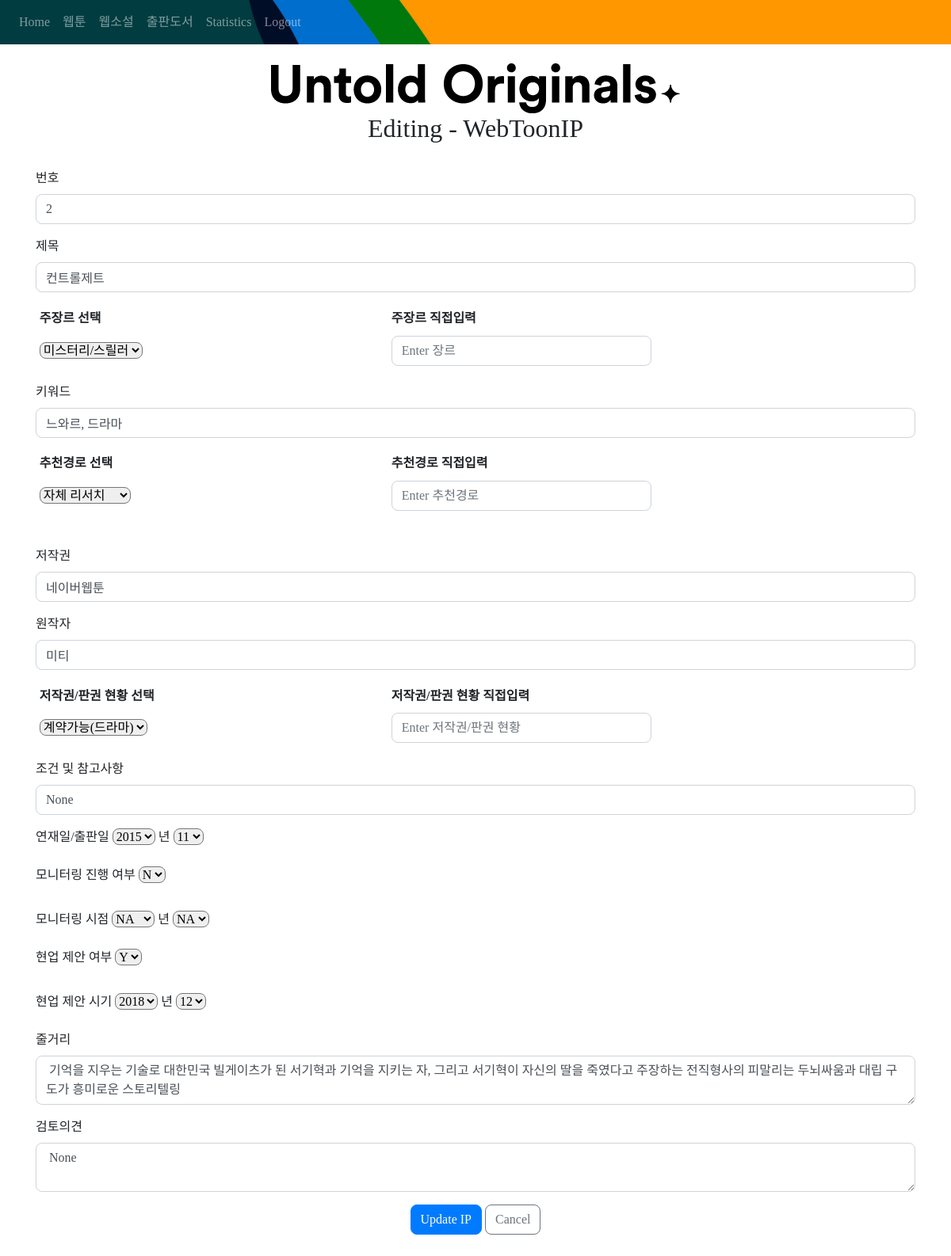
/update/WebToonIP/2 (signed in), run on the app's committed database.
### website/models.py (models this page shows)
class WebToonIP(db.Model):
    id = db.Column(db.Integer, primary_key=True)
    num = db.Column(db.String(10))
    title = db.Column(db.String(50))
    genre = db.Column(db.String(30))
    keyword = db.Column(db.String(100))
    ref_path = db.Column(db.String(200))
    copyright = db.Column(db.String(100))
    writer = db.Column(db.String(50))
    copyright_status = db.Column(db.String(50))
    condition = db.Column(db.String(50))
    date_pub = db.Column(db.String(10))
    monitored = db.Column(db.String(5))
    date_monitor = db.Column(db.String(10))
    suggested = db.Column(db.String(5))
    date_suggested = db.Column(db.String(10))
    story = db.Column(db.String(10000))
    feedback = db.Column(db.String(5000))
    date = db.Column(db.String(100))
    user_id = db.Column(db.Integer, db.ForeignKey('user.id'))

### website/views.py (the view, shortened to what this page needs)
@views.route('/update/WebToonIP/<int:id>', methods=['GET', 'POST'])
@login_required
def update_webtoon(id):
    this_year = datetime.datetime.now().year
    ip_to_update = WebToonIP.query.get_or_404(id)
    all_genre = db.session.query(WebToonIP.genre).distinct()
    all_ref_path = db.session.query(WebToonIP.ref_path).distinct()
    all_copyright_status = db.session.query(WebToonIP.copyright_status).distinct()
    return render_template("update.html", user=current_user, ip_to_update = ip_to_update, all_genre = all_genre, all_ref_path = all_ref_path, all_copyright_status = all_copyright_status, this_year=this_year)

### website/__init__.py (called while the page is built)
def create_app():
    app = Flask(__name__)
    app.config['SECRET_KEY'] = 'hjshjhdjah kjshkjdhjs'
    app.config['SQLALCHEMY_DATABASE_URI'] = f'sqlite:///{DB_NAME}'
    db.init_app(app)
    charts = GoogleCharts(app)
    from .views import views
    from .auth import auth
    app.register_blueprint(views, url_prefix='/')
    app.register_blueprint(auth, url_prefix='/')
    from .models import User, WebToonIP
    create_database(app)
    login_manager = LoginManager()
    login_manager.login_view = 'auth.login'
    login_manager.init_app(app)
    @login_manager.user_loader
    def load_user(id):
        return User.query.get(int(id))
    return app

### website/templates/update.html (shortened to what this page needs)
{% extends "base.html" %} {% block title %}Update IP{% endblock %} {% block content
%}<br/>
<div style="text-align: center;">
    <img src="../../static/images/Slogan_2_Black.png" style = "max-width: 100%" alt="Slogan_black">
</div>
<h2>Editing - {{ip_to_update.__class__.__name__}}</h2>
<br/>
<form method="POST">
  <div class="form-group">
    <label for="num">번호</label>
    <input
      type="num"
      class="form-control form-rounded"
      id="num"
      name="num"
      placeholder="Enter num"
      value = "{{ip_to_update.num}}"
    />
  </div>
  <div class="form-group">
    <label for="title">제목</label>
    <input
      type="title"
      class="form-control form-rounded"
      id="title"
      name="title"
      placeholder="Enter 제목"
     value = "{{ip_to_update.title}}"
    />
  </div>
    <table class="table table-sm table-borderless" style = "text-align: left;"  >
  <thead>
    <tr>
        <th scope="col" class = "align-middle">주장르 선택 </th>
        <th scope="col" class = "align-middle">주장르 직접입력</th>
    </tr>
  </thead>
  <tbody>
    <tr>
    <td class = "align-middle" style="width: 40%;">
      <select class="form-select form-rounded"
          id="genre"
          name="genre"
          >
        <option selected value="{{ip_to_update.genre}}">{{ip_to_update.genre}}</option>
  </select>
    </td>
    <td class = "align-middle" >
    <input style="width: 50%;"
      type="text"
      class="form-control form-rounded"
      id="genre_added"
      name="genre_added"
      placeholder="Enter 장르"
    />
    </td>
  </tr>
        </tbody>
    </table>
  <div class="form-group">
    <label for="keyword">키워드</label>
    <input
      type="text"
      class="form-control form-rounded"
      id="keyword"
      name="keyword"
      placeholder="Enter 키워드"
      value = "{{ip_to_update.keyword}}"
    />
  </div>
   <table class="table table-sm table-borderless" style = "text-align: left;"  >
  <thead>
    <tr>
        <th scope="col" class = "align-middle">추천경로 선택 </th>
        <th scope="col" class = "align-middle">추천경로 직접입력</th>
    </tr>
  </thead>
  <tbody>
    <tr>
    <td class = "align-middle" style="width: 40%;">
      <select class="form-select form-rounded"
          id="ref_path"
          name="ref_path"
          >
        <option selected value="{{ip_to_update.ref_path}}">{{ip_to_update.ref_path}}</option>
  </select>
    </td>
    <td class = "align-middle" >
    <input style="width: 50%;"
      type="text"
      class="form-control form-rounded"
      id="ref_path_added"
      name="ref_path_added"
      placeholder="Enter 추천경로"
    />
    </td>
  </tr>
        </tbody>
    </table><br/>
  <div class="form-group">
    <label for="copyright">저작권</label>
    <input
      type="copyright"
      class="form-control form-rounded"
      id="copyright"
      name="copyright"
      placeholder="Enter 저작권사"
     value = "{{ip_to_update.copyright}}"
    />
  </div>
  <div class="form-group">
    <label for="writer">원작자</label>
    <input
      type="writer"
      class="form-control form-rounded"
      id="writer"
      name="writer"
      placeholder="Enter 원작자"
     value = "{{ip_to_update.writer}}"
    />
  </div>
    <table class="table table-sm table-borderless" style = "text-align: left;"  >
  <thead>
    <tr>
        <th scope="col" class = "align-middle">저작권/판권 현황 선택 </th>
        <th scope="col" class = "align-middle">저작권/판권 현황 직접입력</th>
    </tr>
  </thead>
  <tbody>
    <tr>
    <td class = "align-middle" style="width: 40%;">
      <select class="form-select form-rounded"
          id="copyright_status"
          name="copyright_status"
          >
        <option selected value="{{ip_to_update.copyright_status}}">{{ip_to_update.copyright_status}}</option>
  </select>
    </td>
    <td class = "align-middle" >
    <input style="width: 50%;"
      type="text"
      class="form-control form-rounded"
      id="copyright_status_added"
      name="copyright_status_added"
      placeholder="Enter 저작권/판권 현황"
    />
    </td>
  </tr>
        </tbody>
    </table>
    <div class="form-group">
    <label for="condition">조건 및 참고사항</label>
    <input
      type="condition"
      class="form-control form-rounded"
      id="condition"
      name="condition"
      placeholder="Enter 조건 및 참고사항"
      value = "{{ip_to_update.condition}}"
    />
  </div>
  <div class="form-group">
    <label for="date_pub">연재일/출판일</label>
    <select class="form-select form-rounded"
          id="dp_year"
          name="dp_year"
          >
    <option selected>{{ip_to_update.date_pub.split('.')[0]}}</option>
  </select>
      <a>년</a>
      <select class="form-select form-rounded"
          id="dp_month"
          name="dp_month"
          >
    <option selected>{{ip_to_update.date_pub.split('.')[-1]}}</option>
  </select>
  </div>
   <div class="form-floating">
        <label for="floatingSelect">모니터링 진행 여부</label>
        <select class="form-select form-rounded"
          id="monitored"
          name="monitored"
          >
    <option selected>{{ip_to_update.monitored}}</option>
  </select>
</div><br/>
      <div class="form-group">
    <label for="date_monitor">모니터링 시점</label>
      <select class="form-select form-rounded"
          id="dm_year"
          name="dm_year"
          >
    <option selected>{{ip_to_update.date_monitor.split('.')[0]}}</option>
  </select>
      <a>년</a>
      <select class="form-select form-rounded"
          id="dm_month"
          name="dm_month"
          >
    <option selected>{{ip_to_update.date_monitor.split('.')[-1]}}</option>
  </select>
  </div>
    <div class="form-floating">
        <label for="floatingSelect">현업 제안 여부</label>
        <select class="form-select form-rounded"
          id="suggested"
          name="suggested"
          >
    <option selected>{{ip_to_update.suggested}}</option>
  </select>
</div><br/>
<div class="form-group">
    <label for="date_suggested">현업 제안 시기</label>
    <select class="form-select form-rounded"
          id="dsg_year"
          name="dsg_year"
          >
    <option selected>{{ip_to_update.date_suggested.split('.')[0]}}</option>
  </select>
      <a>년</a>
      <select class="form-select form-rounded"
          id="dsg_month"
          name="dsg_month"
          >
    <option selected>{{ip_to_update.date_suggested.split('.')[-1]}}</option>
  </select>
  </div>
<div class="form-group">
    <label for="story">줄거리</label>
  <textarea
        name="story"
        id="story"
        class="form-control form-rounded"
        placeholder="Enter 줄거리"
        > {{ip_to_update.story}}</textarea>
    </div>
    <div class="form-group">
    <label for="feedback">검토의견</label>
        <textarea
        name="feedback"
        id="feedback"
        class="form-control form-rounded"
        placeholder="Enter 검토의견"
        > {{ip_to_update.feedback}}</textarea>
  </div>
  <div align="center">
      <button type="submit" class="btn btn-primary form-rounded">Update IP</button>
      <a href="javascript:history.back()" class="btn btn-outline-secondary form-rounded" > Cancel </a>
  </div>
    <br/><br/>
</form>
{% endblock %}

### website/templates/update.html (style rules this page uses)
h2 { text-align: center; }
.form-rounded { border-radius: 0.5rem; }

### data on the page
WebToonIP: num "2", title "컨트롤제트", genre "미스터리/스릴러", keyword "느와르, 드라마", ref_path "자체 리서치", copyright "네이버웹툰", writer "미티", copyright_status "계약가능(드라마)", condition "None", dp_year "2015", dp_month "11", monitored "N", dm_year "NA", dm_month "NA", suggested "Y", dsg_year "2018", dsg_month "12", story "기억을 지우는 기술로 대한민국 빌게이츠가 된 서기혁과 기억을 지키는 자, 그리고 서기혁이 자신의 딸을 죽였다고 주장하는 전직형사의 피말리는 두뇌싸움과 대립 구도가 흥미로운 스토리텔링", feedback "None"

### other printed values
{{ ip_to_update.__class__.__name__ }} "WebToonIP"
